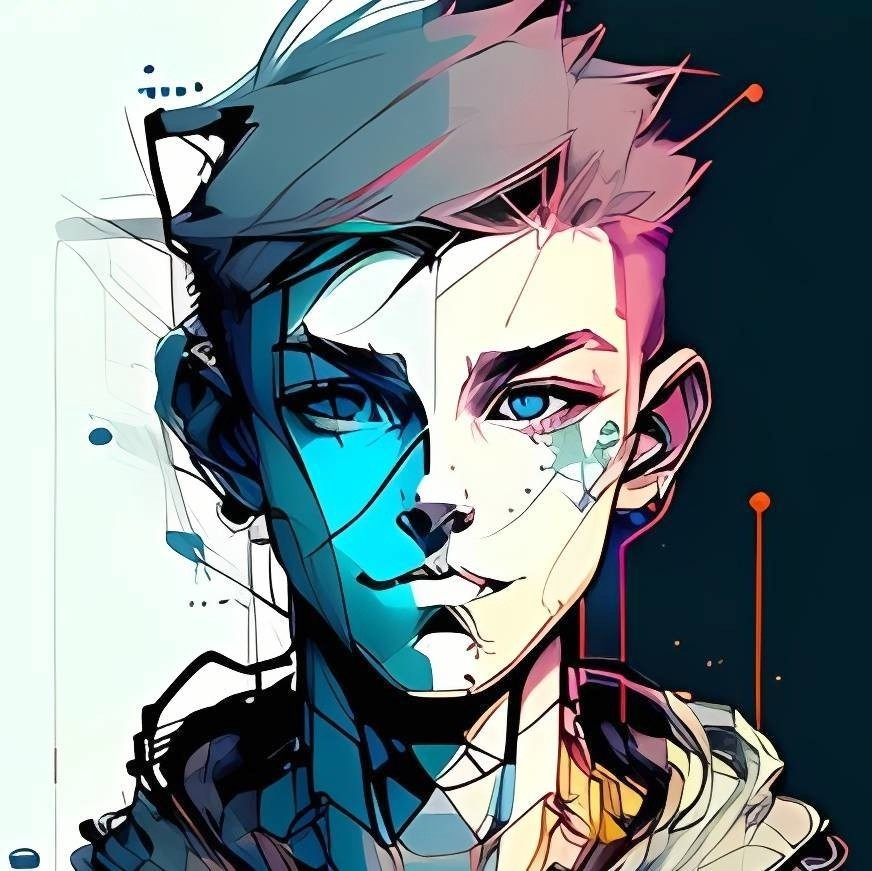
#> input picture data/images/1.jpg, 872 x 871 px, found by its file name
$ python c02.py
#> lines starting #> are read from the running program, lines starting #| are printed output that depends on the picture
"""
入门操作
    图像入门
    视频入门
    绘图功能
    鼠标作为画笔
    作为调色板的跟踪栏
"""

#%%
"""
图像入门
  ███
 ▒▒▒
 ████  █████████████    ██████    ███████  ██████
▒▒███ ▒▒███▒▒███▒▒███  ▒▒▒▒▒███  ███▒▒███ ███▒▒███
 ▒███  ▒███ ▒███ ▒███   ███████ ▒███ ▒███▒███████
 ▒███  ▒███ ▒███ ▒███  ███▒▒███ ▒███ ▒███▒███▒▒▒
 █████ █████▒███ █████▒▒████████▒▒███████▒▒██████
▒▒▒▒▒ ▒▒▒▒▒ ▒▒▒ ▒▒▒▒▒  ▒▒▒▒▒▒▒▒  ▒▒▒▒▒███ ▒▒▒▒▒▒
                                 ███ ▒███
                                ▒▒██████
                                 ▒▒▒▒▒▒

"""
import cv2 as cv

# openCV读取图像
img = cv.imread('data/images/1.jpg')
#> img is the input picture: shape (871, 872, 3); mean B, G, R 135.6, 130.9, 117.8

# 显示图像
# 能调整窗口大小
cv.namedWindow('img', cv.WINDOW_NORMAL)
cv.imshow('img', img)
# 键盘绑定函数，它的参数是以毫秒为单位的时间。
# 该函数为任意键盘事件等待指定毫秒。如果你在这段时间内按下任意键，程序将继续。
# 如果传的是 0，它会一直等待键盘按下。它也可以设置检测特定的击键，例如，按下键 a 等，
cv.waitKey(0)
# 简单的销毁我们创建的所有窗口
cv.destroyAllWindows()

#%%
# 保存图像
cv.imwrite('data/images/1_copy.png', img)

#%%
"""
下面的程序以灰度模式读取图像，显示图像，
如果你按下 's‘ 会保存和退出图像，或者按下 ESC 退出不保存。
"""

img = cv.imread('data/images/1.jpg', 0)
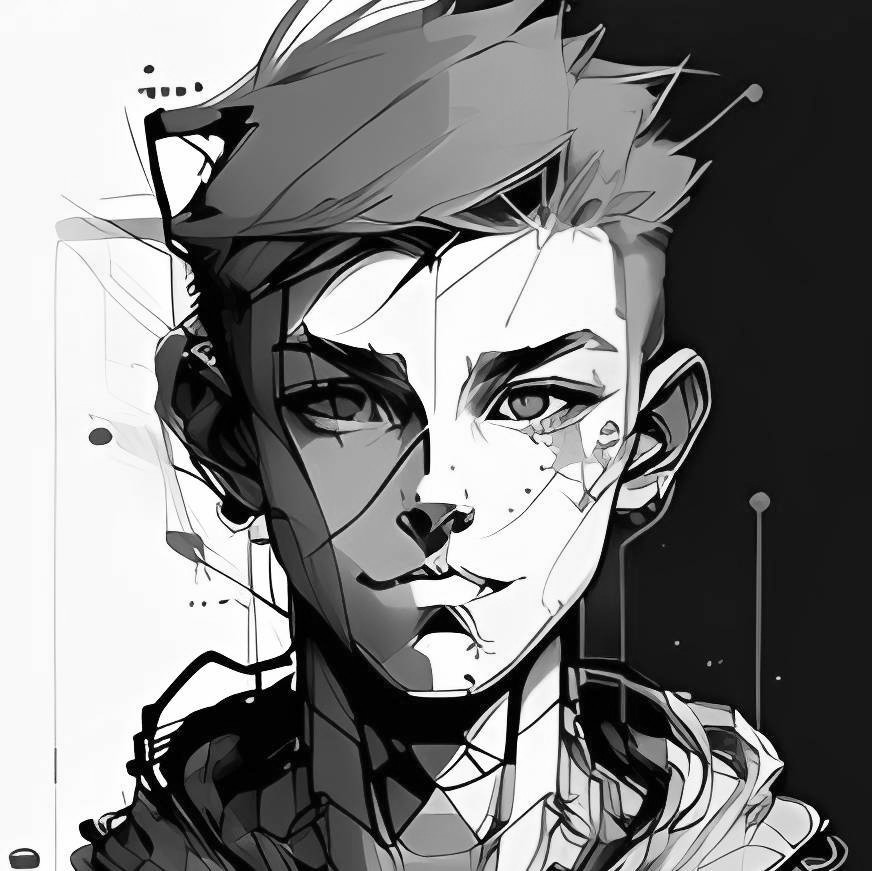
#> img: shape (871, 872); min 0, max 255, mean 127.6
cv.imshow('img', img)

k = cv.waitKey(0) & 0xFF
#> (key q is pressed here)
if k == 27: # ESC退出
    cv.destroyAllWindows()
elif k == ord('s'):
    cv.imwrite('data/images/2.png', img)
    cv.destroyAllWindows()

#%%
# matplotlib显示图像
from matplotlib import pyplot as plt

cv.imread('data/images/1.jpg', 0)
plt.imshow(img, cmap='gray', interpolation='bicubic')
plt.xticks([]), plt.yticks([]) # 隐藏 X 和 Y 轴的刻度值
plt.show()


#%%
"""
视频入门
              ███      █████
             ▒▒▒      ▒▒███
 █████ █████ ████   ███████   ██████   ██████
▒▒███ ▒▒███ ▒▒███  ███▒▒███  ███▒▒███ ███▒▒███
 ▒███  ▒███  ▒███ ▒███ ▒███ ▒███████ ▒███ ▒███
 ▒▒███ ███   ▒███ ▒███ ▒███ ▒███▒▒▒  ▒███ ▒███
  ▒▒█████    █████▒▒████████▒▒██████ ▒▒██████
   ▒▒▒▒▒    ▒▒▒▒▒  ▒▒▒▒▒▒▒▒  ▒▒▒▒▒▒   ▒▒▒▒▒▒

"""

#%%
import numpy as np
import cv2 as cv

# 从相机捕获视频 选择相机
cap = cv.VideoCapture(0)
# 播放本地视频
# cap = cv.VideoCapture('data/videos/1.avi')

while(cap.isOpened()):
    # 逐帧捕获
    ret, frame = cap.read()
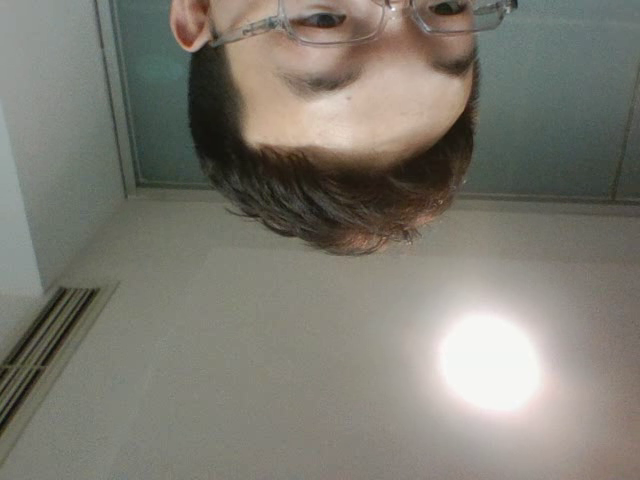
#> input picture frame 8 of data/videos/output.avi, 640 x 480 px, given in place of the camera
#> frame is the input picture: shape (480, 640, 3); mean B, G, R 113.5, 122.9, 125.6
    # 对帧操作
    # gray = cv.cvtColor(frame, cv.COLOR_RGB2GRAY)
    # 显示帧
    cv.imshow('frame', frame)

    if cv.waitKey(1) & 0xFF == ord('q'):
#> (key q is pressed here)
        break

# 按q退出后，释放资源
cap.release()
cv.destroyAllWindows()

#%% 捕获并保存视频

cap = cv.VideoCapture(0)
"""声明编码器
FourCC 是用于指定视频解码器的 4 字节代码。这里 fourcc.org 是可用编码的列表。它取决于平台，下面编码就很好。
In Fedora: DIVX, XVID, MJPG, X264, WMV1, WMV2. (XVID 是最合适的. MJPG 结果比较大. X264 结果比较小)
In Windows: DIVX (还需要测试和添加跟多内容)
"""
fourcc = cv.VideoWriter_fourcc(*'XVID')

"""
创建 VideoWrite 对象
cv::VideoWriter参数：
    const String & 	filename,
    int 	fourcc,
    double 	fps,
    Size 	frameSize,
    bool 	isColor = true
"""
out = cv.VideoWriter('data/videos/output.avi', fourcc, 20.0, (640, 480))

while(cap.isOpened()):
    ret, frame = cap.read()
    if ret == True:
        # 0 表示绕 x 轴翻转，正值（例如 1）表示绕 y 轴翻转。负值（例如 -1）表示围绕两个轴翻转。
        frame = cv.flip(frame, 0)
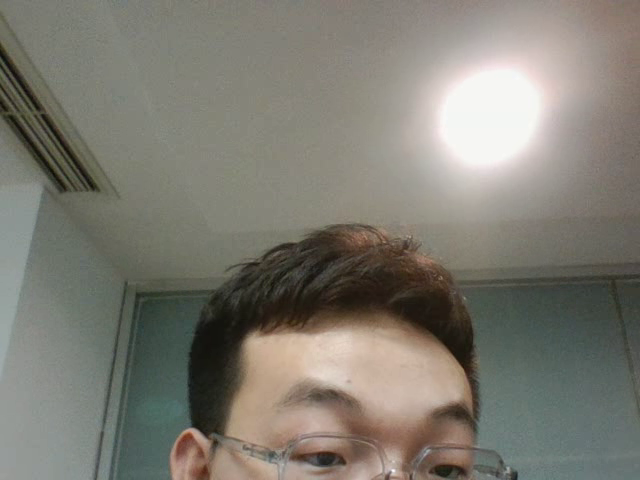
#> frame: shape (480, 640, 3); mean B, G, R 113.5, 122.9, 125.6
        # 写入翻转好的帧
        out.write(frame)
        cv.imshow('frame', frame)
        if cv.waitKey(1) & 0xFF == ord('q'):
#> (key q is pressed here)
            break
    else:
        break
cap.release()
out.release()
cv.destroyAllWindows()


#%%

"""
绘图入门
                      ███              █████
                     ▒▒▒              ▒▒███
 ████████   ██████   ████  ████████   ███████
▒▒███▒▒███ ▒▒▒▒▒███ ▒▒███ ▒▒███▒▒███ ▒▒▒███▒
 ▒███ ▒███  ███████  ▒███  ▒███ ▒███   ▒███
 ▒███ ▒███ ███▒▒███  ▒███  ▒███ ▒███   ▒███ ███
 ▒███████ ▒▒████████ █████ ████ █████  ▒▒█████
 ▒███▒▒▒   ▒▒▒▒▒▒▒▒ ▒▒▒▒▒ ▒▒▒▒ ▒▒▒▒▒    ▒▒▒▒▒
 ▒███
 █████
▒▒▒▒▒

"""
